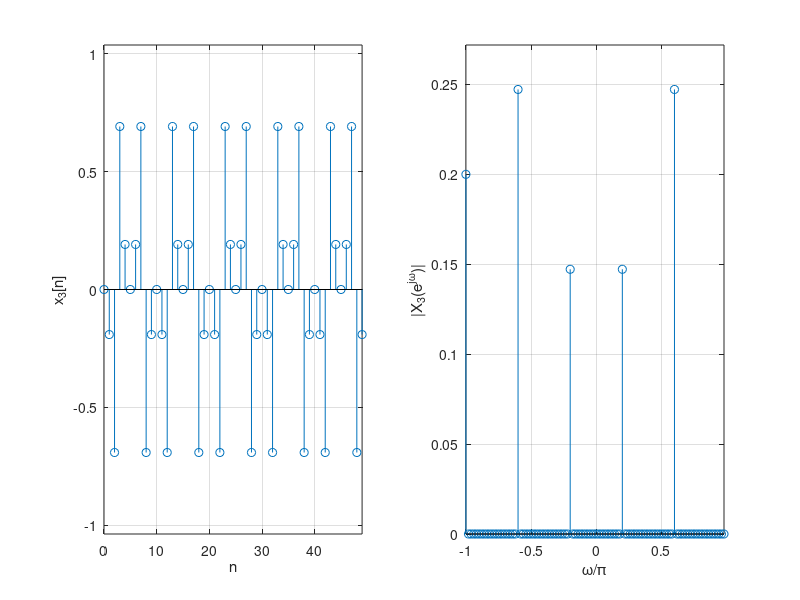

Write the MATLAB code that produced this figure.
%
% Fourier series using FFT
%
clear all; clf
N=10; M=10; N1=M*N;n=0:N1-1; L=N1; w=0:2*pi/L:2*pi-2*pi/L;w1=(w-pi)/pi; P=5*N
x=cos(2*pi*n/N);
figure(1)
ind=input('sinusoid (1) or sign(sinusoid) (2) or sinusoid-sign (3)?  ')
if ind==1,
X=fft(x)/N1;
subplot(121)
stem(n(1:P),x(1:P));grid;axis([0 P-1 1.5*min(x(1:P)) 1.5*max(x(1:P))]);ylabel('x_1[n]'); xlabel('n')
subplot(122)
stem(w1,fftshift(abs(X)));grid;axis([min(w1) max(w1) 0 1.1*max(abs(X))]);ylabel('|X_1(e^{j\omega})|'); xlabel('\omega/\pi')
elseif ind==2
x1=sign(x);X1=fft(x1)/N1;
subplot(121)
stem(n(1:5*N),x1(1:5*N));grid;axis([0 P-1 1.5*min(x1(1:P)) 1.5*max(x1(1:P))]);ylabel('x_2[n]'); xlabel('n')
subplot(122)
stem(w1,fftshift(abs(X1)));grid;;axis([min(w1) max(w1) 0 1.1*max(abs(X1))]);ylabel('|X_2(e^{j\omega})|');xlabel('\omega/\pi')
else
x2=x-sign(x); X2=fft(x2)/N1;
subplot(121)
stem(n(1:5*N),x2(1:5*N));grid;axis([0 P-1 1.5*min(x2(1:P)) 1.5*max(x2(1:P))]);ylabel('x_3[n]'); xlabel('n')
subplot(122)
stem(w1,fftshift(abs(X2)));;grid;axis([min(w1) max(w1) 0 1.1*max(abs(X2))]);ylabel('|X_3(e^{j\omega})|');xlabel('\omega/\pi')
end

